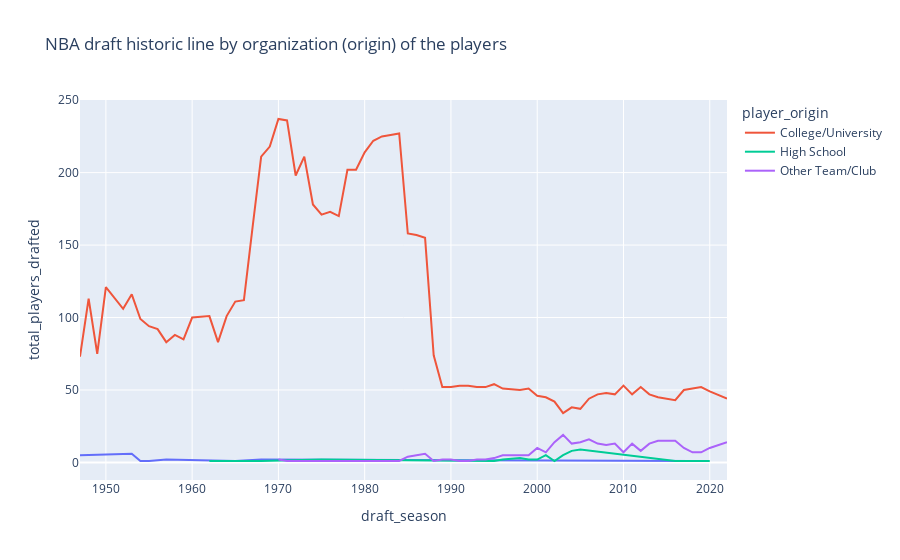

The notebook cell saved with this chart:
### Code cell
# Plotting the data
px.line(playerDraft_historicLine.dropna(), 
        x = 'draft_season',
        y = 'total_players_drafted',
        color = 'player_origin',
        title = 'NBA draft historic line by organization (origin) of the players')

### Figure 1 — Plotly figure (JSON) as saved in the notebook; plotly's stock layout.template omitted (floating-point values rounded to 4 significant figures)
{"data": [{"hovertemplate": "player_origin=<br>draft_season=%{x}<br>total_players_drafted=%{y}<extra></extra>", "legendgroup": "", "line": {"color": "#636efa", "dash": "solid"}, "marker": {"symbol": "circle"}, "mode": "lines", "name": "", "orientation": "v", "showlegend": false, "type": "scatter", "x": [1947, 1953, 1954, 1955, 1957, 1965, 1968, 2016, 2018], "xaxis": "x", "y": [5, 6, 1, 1, 2, 1, 2, 1, 1], "yaxis": "y"}, {"hovertemplate": "player_origin=College/University<br>draft_season=%{x}<br>total_players_drafted=%{y}<extra></extra>", "legendgroup": "College/University", "line": {"color": "#EF553B", "dash": "solid"}, "marker": {"symbol": "circle"}, "mode": "lines", "name": "College/University", "orientation": "v", "showlegend": true, "type": "scatter", "x": [1947, 1948, 1949, 1950, 1952, 1953, 1954, 1955, 1956, 1957, 1958, 1959, 1960, 1962, 1963, 1964, 1965, 1966, 1967, 1968, 1969, 1970, 1971, 1972, 1973, 1974, 1975, 1976, 1977, 1978, 1979, 1980, 1981, 1982, 1983, 1984, 1985, 1986, 1987, 1988, 1989, 1990, 1991, 1992, 1993, 1994, 1995, 1996, 1998, 1999, 2000, 2001, 2002, 2003, 2004, 2005, 2006, 2007, 2008, 2009, 2010, 2011, 2012, 2013, 2014, 2016, 2017, 2018, 2019, 2020, 2022], "xaxis": "x", "y": [73, 113, 75, 121, 106, 116, 99, 94, 92, 83, 88, 85, 100, 101, 83, 101, 111, 112, 162, 211, 218, 237, 236, 198, 211, 178, 171, 173, 170, 202, 202, 214, 222, 225, 226, 227, 158, 157, 155, 74, 52, 52, 53, 53, 52, 52, 54, 51, 50, 51, 46, 45, 42, 34, 38, 37, 44, 47, 48, 47, 53, 47, 52, 47, 45, 43, 50, 51, 52, 49, 44], "yaxis": "y"}, {"hovertemplate": "player_origin=High School<br>draft_season=%{x}<br>total_players_drafted=%{y}<extra></extra>", "legendgroup": "High School", "line": {"color": "#00cc96", "dash": "solid"}, "marker": {"symbol": "circle"}, "mode": "lines", "name": "High School", "orientation": "v", "showlegend": true, "type": "scatter", "x": [1962, 1963, 1968, 1975, 1995, 1996, 1998, 1999, 2000, 2001, 2002, 2003, 2004, 2005, 2016, 2018, 2019, 2020], "xaxis": "x", "y": [1, 1, 1, 2, 1, 2, 3, 2, 2, 5, 1, 5, 8, 9, 1, 1, 1, 1], "yaxis": "y"}, {"hovertemplate": "player_origin=Other Team/Club<br>draft_season=%{x}<br>total_players_drafted=%{y}<extra></extra>", "legendgroup": "Other Team/Club", "line": {"color": "#ab63fa", "dash": "solid"}, "marker": {"symbol": "circle"}, "mode": "lines", "name": "Other Team/Club", "orientation": "v", "showlegend": true, "type": "scatter", "x": [1970, 1971, 1975, 1981, 1984, 1985, 1986, 1987, 1988, 1989, 1990, 1991, 1992, 1993, 1994, 1995, 1996, 1998, 1999, 2000, 2001, 2002, 2003, 2004, 2005, 2006, 2007, 2008, 2009, 2010, 2011, 2012, 2013, 2014, 2016, 2017, 2018, 2019, 2020, 2022], "xaxis": "x", "y": [2, 1, 1, 1, 1, 4, 5, 6, 1, 2, 2, 1, 1, 2, 2, 3, 5, 5, 5, 10, 7, 14, 19, 13, 14, 16, 13, 12, 13, 7, 13, 8, 13, 15, 15, 10, 7, 7, 10, 14], "yaxis": "y"}], "layout": {"legend": {"title": {"text": "player_origin"}, "tracegroupgap": 0}, "title": {"text": "NBA draft historic line by organization (origin) of the players"}, "xaxis": {"anchor": "y", "domain": [0, 1], "title": {"text": "draft_season"}}, "yaxis": {"anchor": "x", "domain": [0, 1], "title": {"text": "total_players_drafted"}}}}
